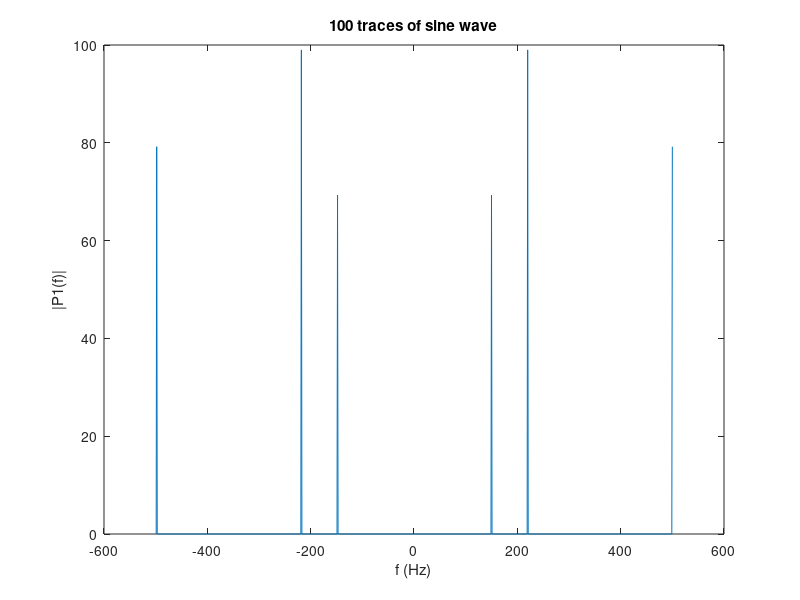

Here is the MATLAB script that generated this plot:
clc;
clear all;
Fs = 1000;
T = 1/Fs;
L = 1000;
t = (0:L-1)*T;
for i = 0:99
    S(:,i+1) = (0.7*i)*sin(2*pi*(50+i)*t) + (i)*sin(2*pi*(120+i)*t) + (0.8*i)*sin(2*pi*(400+i)*t);
    Y(:,i+1)= fftshift(fft(S(:,i+1))); 
    P1(:,i+1) = 2*abs(Y(:,i+1)/L);
end
%P2 = abs(Y/L)
%P1 = P2(1:L/2+1);
%P1(2:end-1) = 2*P1(2:end-1);
%f = Fs*((0:L/2))/L;
f = Fs*((-L/2)+1:(L/2))/L;
plot(f,P1(:,100))
title('100 traces of sine wave')
xlabel('f (Hz)')
ylabel('|P1(f)|')
